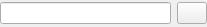
<?xml version="1.0" encoding="UTF-8"?>
<ui version="4.0">
 <class>WidgetTextLang</class>
 <widget class="QWidget" name="WidgetTextLang">
  <property name="geometry">
   <rect>
    <x>0</x>
    <y>0</y>
    <width>207</width>
    <height>27</height>
   </rect>
  </property>
  <property name="windowTitle">
   <string>Form</string>
  </property>
  <layout class="QGridLayout" name="gridLayout">
   <property name="leftMargin">
    <number>0</number>
   </property>
   <property name="topMargin">
    <number>0</number>
   </property>
   <property name="rightMargin">
    <number>0</number>
   </property>
   <property name="bottomMargin">
    <number>0</number>
   </property>
   <item row="0" column="0">
    <layout class="QHBoxLayout" name="horizontalLayout" stretch="1,0">
     <item>
      <widget class="QLineEdit" name="lineEdit"/>
     </item>
     <item>
      <widget class="QPushButton" name="pushButton">
       <property name="maximumSize">
        <size>
         <width>30</width>
         <height>16777215</height>
        </size>
       </property>
       <property name="text">
        <string/>
       </property>
       <property name="icon">
        <iconset resource="../ressources.qrc">
         <normaloff>:/icons/Ressources/lang.png</normaloff>:/icons/Ressources/lang.png</iconset>
       </property>
      </widget>
     </item>
    </layout>
   </item>
  </layout>
 </widget>
 <resources>
  <include location="../ressources.qrc"/>
 </resources>
 <connections/>
</ui>
